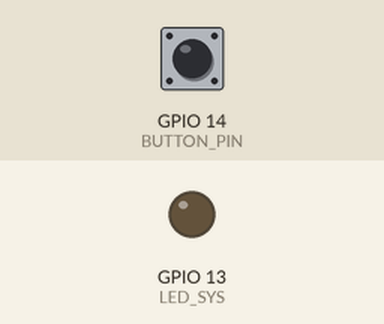
This sketch was run on a simulated ESP32. Shown: output pins drawn as LEDs (lit = HIGH). The test bench sets the inputs (shaded band); at power-on: GPIO 14 (BUTTON_PIN) HIGH. WiFi joins after 1.5 s; servers stay silent unless stated; I2S audio is not simulated (input reads silence); the local clock reads 2024-03-15 10:24:30 at power-on unless the sketch sets it; storage starts empty; what the sketch prints to the serial monitor is not drawn.

Above: at 3.2 s.
3.3 s: GPIO 14 (BUTTON_PIN) pulled LOW for 0.15 s
At 4.3 s:
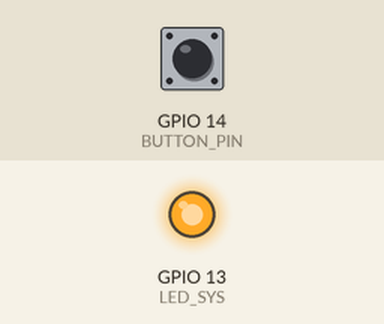
4.9 s: GPIO 14 (BUTTON_PIN) pulled LOW for 1 s
At 5.6 s:
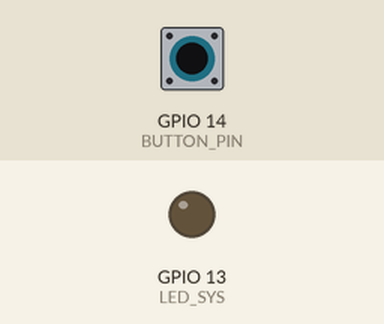
7.4 s: GPIO 14 (BUTTON_PIN) pulled LOW for 3.2 s
At 8.6 s:
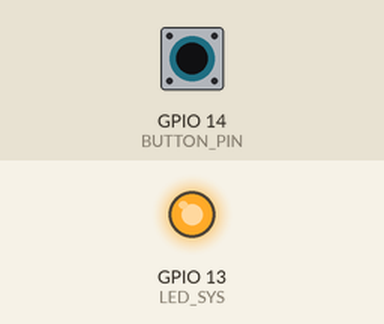
Timing chart, 0 to 10.4 s (numbered marks = the images above; inputs shaded):
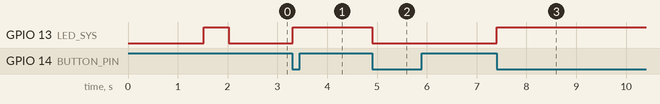

Measured:
- after the input at 3.3 s, GPIO 13 (LED_SYS): LOW → HIGH at once
- after the input at 4.9 s, GPIO 13 (LED_SYS): HIGH → LOW at once
- after the input at 7.4 s, GPIO 13 (LED_SYS): LOW → HIGH at once

The sketch:

main.ino
```cpp
#include <Arduino.h>
#include <FS.h>
#include <SD.h>
#include <SPI.h>
#include <WiFi.h>
#include <time.h>
#include "driver/i2s.h"

// ---------------- USER CONFIG ----------------
#define SD_CS       5        // SD card CS pin
#define BUTTON_PIN  14       // Push button pin (active LOW)
#define LED_SYS     13       // External LED: system readiness blink + Recording
#define SAMPLE_RATE 16000    // 16kHz
#define BITS_PER_SAMPLE 16
#define CHANNELS    1

// INMP441 connections
#define I2S_WS   33   // LRCL / WS
#define I2S_SD   32   // DOUT from mic
#define I2S_SCK  26   // BCLK

const char* ssid     = "SSID"; // Your SSID here
const char* password = "Password"; // Your Password here
const long gmtOffset_sec = 5 * 3600;  // UTC+5
const int daylightOffset_sec = 0;

// ---------------- GLOBALS ----------------
File audioFile;
bool recording = false;
int recordCount = 0;
uint8_t i2sBuffer[1024];
int16_t sampleBuffer[512];
int bufIndex = 0;


// ---------------- WAV HELPERS ----------------
void writeWavHeader(File &f, uint32_t sampleRate, uint16_t bitsPerSample, uint16_t channels) {
  byte header[44];
  int byteRate = sampleRate * channels * bitsPerSample / 8;
  int blockAlign = channels * bitsPerSample / 8;

  memcpy(header, "RIFF", 4);
  *(uint32_t*)(header + 4) = 0; // placeholder
  memcpy(header + 8, "WAVEfmt ", 8);
  *(uint32_t*)(header + 16) = 16;
  *(uint16_t*)(header + 20) = 1;
  *(uint16_t*)(header + 22) = channels;
  *(uint32_t*)(header + 24) = sampleRate;
  *(uint32_t*)(header + 28) = byteRate;
  *(uint16_t*)(header + 32) = blockAlign;
  *(uint16_t*)(header + 34) = bitsPerSample;
  memcpy(header + 36, "data", 4);
  *(uint32_t*)(header + 40) = 0; // placeholder

  f.write(header, 44);
}

void finalizeWav(File &f) {
  uint32_t fileSize = f.size();
  uint32_t dataSize = fileSize - 44;
  uint32_t chunkSize = fileSize - 8;

  f.seek(4);
  f.write((uint8_t*)&chunkSize, 4);
  f.seek(40);
  f.write((uint8_t*)&dataSize, 4);
}

// ---------------- FILE NAMING ----------------
String makeFilename(int count) {
  struct tm timeinfo;
  if (!getLocalTime(&timeinfo)) {
    return String("/INMP441_unknown_" + String(count) + ".wav");
  }
  char dateStr[16];
  strftime(dateStr, sizeof(dateStr), "%Y%m%d", &timeinfo);
  char fname[32];
  sprintf(fname, "/INMP441_%s_%02d.wav", dateStr, count);
  return String(fname);
}

// ---------------- I2S CONFIG ----------------
void i2s_init() {
  i2s_config_t i2s_config = {
    .mode = (i2s_mode_t)(I2S_MODE_MASTER | I2S_MODE_RX),
    .sample_rate = SAMPLE_RATE,
    .bits_per_sample = I2S_BITS_PER_SAMPLE_32BIT,
    .channel_format = I2S_CHANNEL_FMT_ONLY_LEFT,
    .communication_format = I2S_COMM_FORMAT_I2S,
    .intr_alloc_flags = 0,
    .dma_buf_count = 8,
    .dma_buf_len = 256,
    .use_apll = false,
    .tx_desc_auto_clear = false,
    .fixed_mclk = 0
  };

  i2s_pin_config_t pin_config = {
    .bck_io_num = I2S_SCK,
    .ws_io_num = I2S_WS,
    .data_out_num = I2S_PIN_NO_CHANGE,
    .data_in_num = I2S_SD
  };

  i2s_driver_install(I2S_NUM_0, &i2s_config, 0, NULL);
  i2s_set_pin(I2S_NUM_0, &pin_config);
  i2s_zero_dma_buffer(I2S_NUM_0);
}


// ---------------- RECORDING ----------------
void startRecording() {
  recordCount++;
  String filename = makeFilename(recordCount);
  audioFile = SD.open(filename.c_str(), FILE_WRITE);
  if (!audioFile) {
    Serial.println("File open failed!");
    return;
  }
  writeWavHeader(audioFile, SAMPLE_RATE, BITS_PER_SAMPLE, CHANNELS);
  recording = true;

  digitalWrite(LED_SYS, HIGH);  // Built-in LED ON while recording

  Serial.print("Recording started: ");
  Serial.println(filename);
}

void stopRecording() {
  if (!recording) return;
  finalizeWav(audioFile);
  audioFile.close();
  recording = false;

  digitalWrite(LED_SYS, LOW);   // Built-in LED OFF when stopped

  Serial.println("Recording stopped and saved.");
}

// ---------------- BUTTON ----------------
void handleButton() {
  static bool lastState = HIGH;
  bool currentState = digitalRead(BUTTON_PIN);

  if (lastState == HIGH && currentState == LOW) {
    if (!recording) startRecording();
    else stopRecording();
    delay(200);
  }
  lastState = currentState;
}

// ---------------- SETUP ----------------
void setup() {
  Serial.begin(115200);
  pinMode(BUTTON_PIN, INPUT_PULLUP);
  pinMode(LED_SYS, OUTPUT);
  digitalWrite(LED_SYS, LOW);

  // WiFi for NTP
  WiFi.begin(ssid, password);
  Serial.print("Connecting to WiFi");
  while (WiFi.status() != WL_CONNECTED) {
    delay(500);
    Serial.print(".");
  }
  Serial.println(" CONNECTED");

  // NTP
  configTime(gmtOffset_sec, daylightOffset_sec, "pool.ntp.org");
  struct tm timeinfo;
  while (!getLocalTime(&timeinfo)) {
    delay(500);
    Serial.print(".");
  }
  Serial.println(" Time OK");

  // SD init
  if (!SD.begin(SD_CS)) {
    Serial.println("SD init failed!");
    while (1);
  }
  Serial.println("SD OK");

  // System ready blink
  digitalWrite(LED_SYS, HIGH);
  delay(500);
  digitalWrite(LED_SYS, LOW);

  i2s_init();
}

// ---------------- LOOP ----------------
void loop() {
  handleButton();

  if (recording) {
    size_t bytesRead;
    i2s_read(I2S_NUM_0, (void*)i2sBuffer, sizeof(i2sBuffer), &bytesRead, portMAX_DELAY);

    int samples = bytesRead / 4; // 32-bit per sample from I2S
    int32_t *raw = (int32_t*)i2sBuffer;

    for (int i = 0; i < samples; i++) {
      int16_t s = (raw[i] >> 14); // convert 32-bit I2S to 16-bit
      sampleBuffer[bufIndex++] = s;
      if (bufIndex >= 512) {
        audioFile.write((uint8_t*)sampleBuffer, sizeof(sampleBuffer));
        bufIndex = 0;
      }
    }
  }
}
```
